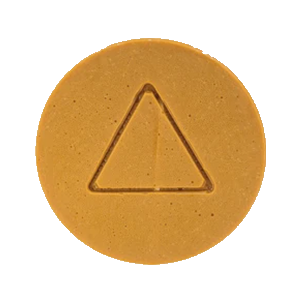
#> input picture assets/cookie_template_easy.png, 300 x 300 px; its folder holds only this picture in this run
$ python process_template.py
#> lines starting #> are read from the running program, lines starting #| are printed output that depends on the picture; after the words box and inside, x2 and y2 are one past the last pixel; in counts of white or black regions, pixels touching at a corner belong together
import cv2
import numpy as np
import os

def preprocess_template(image_path, output_path, kernel_size=3, iterations=1):
    """
    แปลงรูปคุกกี้เป็น binary outline

    Args:
        image_path: ที่อยู่ของไฟล์ต้นฉบับ
        output_path: ที่อยู่ที่ต้องการบันทึกไฟล์
        kernel_size: ขนาดของ kernel สำหรับการปรับแต่งเส้น
        iterations: จำนวนรอบของการปรับแต่งเส้น
    """
#> called with image_path = 'assets/cookie_template_easy.png', output_path = 'assets/bin/cookie_template_easy_bin.png', kernel_size = 3, iterations = 1
    # ตรวจสอบว่าโฟลเดอร์เป้าหมายมีอยู่หรือไม่ ถ้าไม่มีให้สร้างขึ้น
    output_dir = os.path.dirname(output_path)
    if not os.path.exists(output_dir):
        os.makedirs(output_dir)
        print(f"สร้างโฟลเดอร์ {output_dir}")

    # โหลดรูปภาพ
    img = cv2.imread(image_path)
#> img is the input picture: shape (300, 300, 3); mean B, G, R 163.7, 202.2, 230.2
    if img is None:
        print(f"ไม่สามารถโหลดรูปจาก {image_path}")
        return False

    print(f"กำลังประมวลผล: {image_path}")

    # แปลงเป็นภาพขาวดำ
    gray = cv2.cvtColor(img, cv2.COLOR_BGR2GRAY)
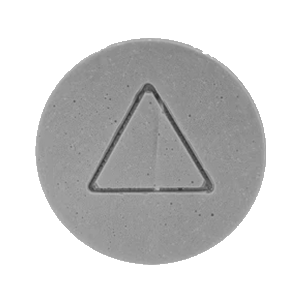
#> gray: shape (300, 300); min 45, max 255, mean 206.2

    # ปรับความชัดเจนของภาพด้วย Gaussian blur
    blurred = cv2.GaussianBlur(gray, (5, 5), 0)

    # ทำ threshold เพื่อแยกพื้นหลังและวัตถุ
    _, binary = cv2.threshold(blurred, 200, 255, cv2.THRESH_BINARY_INV)
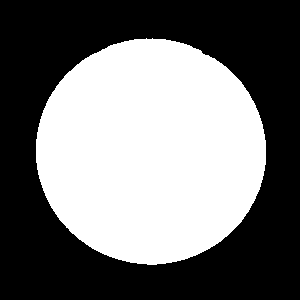
#> binary: shape (300, 300); 45.3% white; 1 white region, box (x1, y1, x2, y2) and area: (36, 38, 266, 265) 40731

    # ปรับปรุงเส้นขอบด้วย morphology operations
    kernel = np.ones((kernel_size, kernel_size), np.uint8)
    dilated = cv2.dilate(binary, kernel, iterations=iterations)
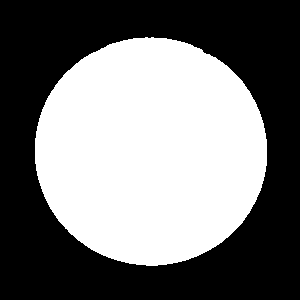
#> dilated: shape (300, 300); 46.3% white; 1 white region, box (x1, y1, x2, y2) and area: (35, 37, 267, 266) 41651
    eroded = cv2.erode(dilated, kernel, iterations=iterations)

    # หาขอบภาพด้วย Canny edge detector
    edges = cv2.Canny(eroded, 50, 150)
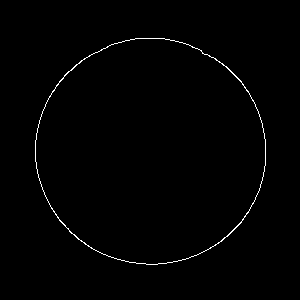
#> edges: shape (300, 300); 0.83% white in thin lines or dots, all inside (x1, y1, x2, y2) = (35, 38, 266, 265)

    # ปรับความหนาของเส้นขอบเล็กน้อย
    edges = cv2.dilate(edges, np.ones((2, 2), np.uint8), iterations=1)
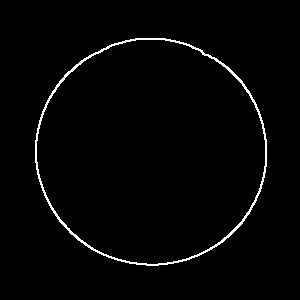
#> edges: shape (300, 300); 1.8% white in thin lines or dots, all inside (x1, y1, x2, y2) = (35, 38, 267, 266)

    # บันทึกไฟล์
    cv2.imwrite(output_path, edges)
    print(f"บันทึกไฟล์ binary template ไปที่ {output_path}")
    return True

def process_all_templates():
    """ประมวลผลรูปคุกกี้ทั้งหมดและสร้าง binary templates"""
    difficulties = ["easy", "normal", "hard"]

    # สร้างโฟลเดอร์ output ถ้ายังไม่มี
    os.makedirs("assets/bin", exist_ok=True)

    for difficulty in difficulties:
        input_path = f"assets/cookie_template_{difficulty}.png"
        output_path = f"assets/bin/cookie_template_{difficulty}_bin.png"

        success = preprocess_template(input_path, output_path)
        if success:
            print(f"ประมวลผลรูปแบบ {difficulty} สำเร็จ")
        else:
            print(f"ประมวลผลรูปแบบ {difficulty} ไม่สำเร็จ")

if __name__ == "__main__":
    print("เริ่มการสร้าง binary templates...")
    process_all_templates()
    print("เสร็จสิ้นการสร้าง binary templates")
